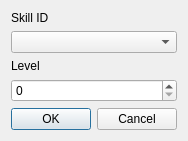
<?xml version="1.0" encoding="UTF-8"?>
<ui version="4.0">
 <class>CharacterSkillEdit</class>
 <widget class="QDialog" name="CharacterSkillEdit">
  <property name="geometry">
   <rect>
    <x>0</x>
    <y>0</y>
    <width>174</width>
    <height>131</height>
   </rect>
  </property>
  <property name="windowTitle">
   <string>Dialog</string>
  </property>
  <layout class="QVBoxLayout" name="verticalLayout">
   <item>
    <widget class="QLabel" name="label">
     <property name="text">
      <string>Skill ID</string>
     </property>
    </widget>
   </item>
   <item>
    <widget class="QComboBox" name="fID"/>
   </item>
   <item>
    <widget class="QLabel" name="label_2">
     <property name="text">
      <string>Level</string>
     </property>
    </widget>
   </item>
   <item>
    <widget class="QSpinBox" name="fLevel"/>
   </item>
   <item>
    <widget class="QDialogButtonBox" name="buttonBox">
     <property name="orientation">
      <enum>Qt::Horizontal</enum>
     </property>
     <property name="standardButtons">
      <set>QDialogButtonBox::Cancel|QDialogButtonBox::Ok</set>
     </property>
    </widget>
   </item>
  </layout>
 </widget>
 <resources/>
 <connections>
  <connection>
   <sender>buttonBox</sender>
   <signal>accepted()</signal>
   <receiver>CharacterSkillEdit</receiver>
   <slot>accept()</slot>
   <hints>
    <hint type="sourcelabel">
     <x>248</x>
     <y>254</y>
    </hint>
    <hint type="destinationlabel">
     <x>157</x>
     <y>274</y>
    </hint>
   </hints>
  </connection>
  <connection>
   <sender>buttonBox</sender>
   <signal>rejected()</signal>
   <receiver>CharacterSkillEdit</receiver>
   <slot>reject()</slot>
   <hints>
    <hint type="sourcelabel">
     <x>316</x>
     <y>260</y>
    </hint>
    <hint type="destinationlabel">
     <x>286</x>
     <y>274</y>
    </hint>
   </hints>
  </connection>
 </connections>
</ui>
